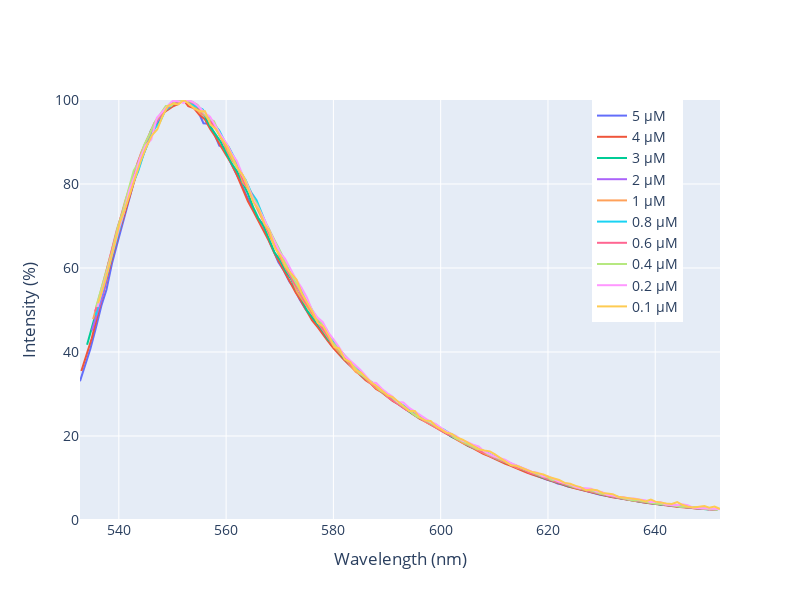

Notebook code cell kept with this figure:
### Code cell
# plotting normalized spectrum (kind of, in the sense that we are not normalizing the area under the curve, but the maximum value of the spectrum)

delta = np.array(λcenter_list) - np.mean(λcenter_list)  # Calculate the average value of λcenter

plt.figure(figsize=(10, 6))

fig = go.Figure()

for λ_col, I_col, c, d in zip(WAVELENGHTS, INTENSITIES,C,delta):
    max = data[I_col].max()
    centered_wavelengths = data[λ_col] - d  # Center the wavelengths around the average λcenter
    fig.add_trace(go.Scatter(x=centered_wavelengths,y= data[I_col]*100/ max,
                    mode='lines',
                    name=f'{c} μM'))

fig.update_layout(
                  xaxis_title='Wavelength (nm)',
                  yaxis_title='Intensity (%)',
                  height=600,
                  width=800,
                  yaxis=dict(range=[0, 100]),
                  legend=dict(x=0.8, y=1),
                  font=dict(size=14))


fig.show()
